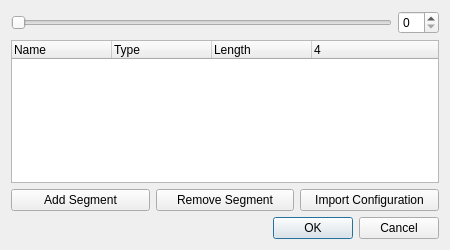
<?xml version="1.0" encoding="UTF-8"?>
<ui version="4.0">
 <class>OpenRGBZoneEditorDialog</class>
 <widget class="QDialog" name="OpenRGBZoneEditorDialog">
  <property name="geometry">
   <rect>
    <x>0</x>
    <y>0</y>
    <width>450</width>
    <height>250</height>
   </rect>
  </property>
  <property name="windowTitle">
   <string>Resize Zone</string>
  </property>
  <layout class="QGridLayout" name="gridLayout" columnstretch="1,0">
   <item row="3" column="0" colspan="2">
    <layout class="QHBoxLayout" name="horizontalLayout">
     <item>
      <widget class="QPushButton" name="AddSegmentButton">
       <property name="text">
        <string>Add Segment</string>
       </property>
      </widget>
     </item>
     <item>
      <widget class="QPushButton" name="RemoveSegmentButton">
       <property name="text">
        <string>Remove Segment</string>
       </property>
      </widget>
     </item>
     <item>
      <widget class="QPushButton" name="ImportConfigurationButton">
       <property name="text">
        <string>Import Configuration</string>
       </property>
      </widget>
     </item>
    </layout>
   </item>
   <item row="0" column="0">
    <widget class="QTooltipedSlider" name="ResizeSlider">
     <property name="sizePolicy">
      <sizepolicy hsizetype="Preferred" vsizetype="Fixed">
       <horstretch>0</horstretch>
       <verstretch>0</verstretch>
      </sizepolicy>
     </property>
     <property name="orientation">
      <enum>Qt::Orientation::Horizontal</enum>
     </property>
    </widget>
   </item>
   <item row="1" column="0" colspan="2">
    <widget class="QTreeWidget" name="SegmentsTreeWidget">
     <property name="columnCount">
      <number>4</number>
     </property>
     <column>
      <property name="text">
       <string notr="true">Name</string>
      </property>
     </column>
     <column>
      <property name="text">
       <string>Type</string>
      </property>
     </column>
     <column>
      <property name="text">
       <string>Length</string>
      </property>
     </column>
     <column>
      <property name="text">
       <string/>
      </property>
     </column>
    </widget>
   </item>
   <item row="4" column="0" colspan="2">
    <widget class="QDialogButtonBox" name="ButtonBox">
     <property name="sizePolicy">
      <sizepolicy hsizetype="Preferred" vsizetype="Fixed">
       <horstretch>0</horstretch>
       <verstretch>0</verstretch>
      </sizepolicy>
     </property>
     <property name="orientation">
      <enum>Qt::Orientation::Horizontal</enum>
     </property>
     <property name="standardButtons">
      <set>QDialogButtonBox::StandardButton::Cancel|QDialogButtonBox::StandardButton::Ok</set>
     </property>
    </widget>
   </item>
   <item row="0" column="1">
    <widget class="QSpinBox" name="ResizeBox">
     <property name="sizePolicy">
      <sizepolicy hsizetype="Minimum" vsizetype="Fixed">
       <horstretch>0</horstretch>
       <verstretch>0</verstretch>
      </sizepolicy>
     </property>
    </widget>
   </item>
  </layout>
 </widget>
 <customwidgets>
  <customwidget>
   <class>QTooltipedSlider</class>
   <extends>QSlider</extends>
   <header location="global">QTooltipedSlider.h</header>
  </customwidget>
 </customwidgets>
 <resources/>
 <connections>
  <connection>
   <sender>ButtonBox</sender>
   <signal>accepted()</signal>
   <receiver>OpenRGBZoneEditorDialog</receiver>
   <slot>accept()</slot>
   <hints>
    <hint type="sourcelabel">
     <x>248</x>
     <y>254</y>
    </hint>
    <hint type="destinationlabel">
     <x>157</x>
     <y>274</y>
    </hint>
   </hints>
  </connection>
  <connection>
   <sender>ButtonBox</sender>
   <signal>rejected()</signal>
   <receiver>OpenRGBZoneEditorDialog</receiver>
   <slot>reject()</slot>
   <hints>
    <hint type="sourcelabel">
     <x>316</x>
     <y>260</y>
    </hint>
    <hint type="destinationlabel">
     <x>286</x>
     <y>274</y>
    </hint>
   </hints>
  </connection>
 </connections>
</ui>
